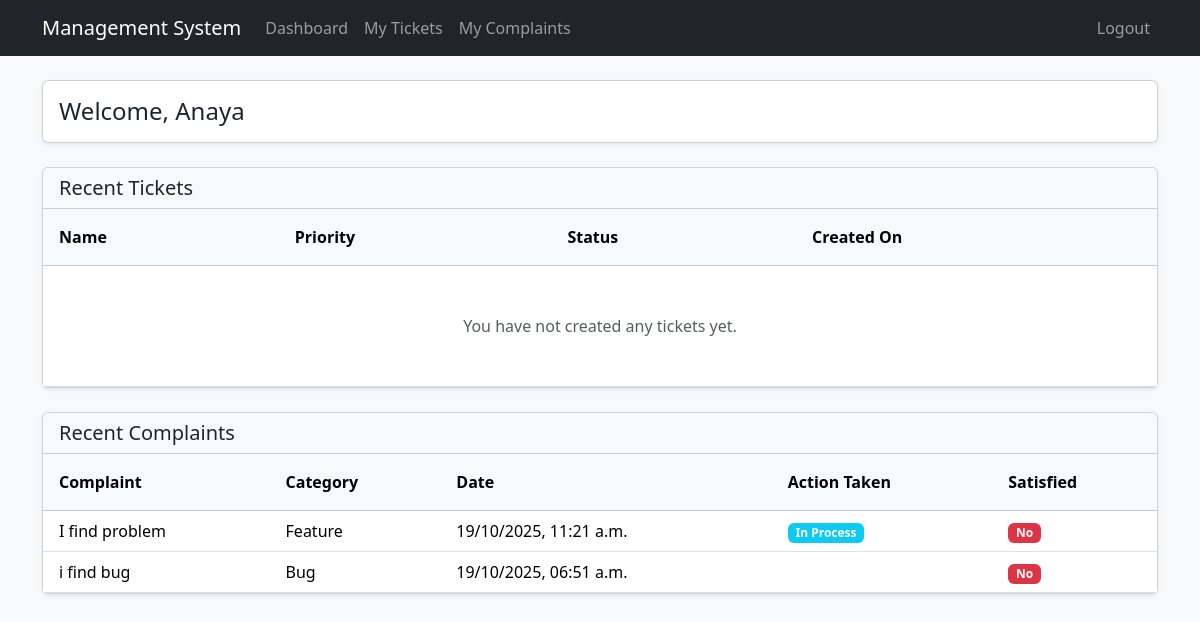
The page / (signed in) on the database its author committed.
### complaints/models.py (models this page shows, shortened)
class Complaint(models.Model):
    CATEGORY_CHOICES = [
        ('Bug', 'Bug Report'),
        ('Feature', 'Feature Request'),
        ('General', 'General Feedback'),
        ('Other', 'Other'),
    ]
    STATUS_CHOICES = [
        ('Pending', 'Pending'),
        ('In Process', 'In Process'),
        ('Solved', 'Solved'),
        ('Closed', 'Closed'),
    ]
    user = models.ForeignKey(User, on_delete=models.CASCADE, related_name='complaints')
    title = models.CharField(max_length=200)
    category = models.CharField(max_length=20, choices=CATEGORY_CHOICES)
    description = models.TextField()
    status = models.CharField(max_length=20, choices=STATUS_CHOICES, default='Pending')
    created_at = models.DateTimeField(auto_now_add=True)
    satisfied = models.BooleanField(default=None, null=True, blank=True)
    assigned_to = models.ForeignKey(
        User,
        on_delete=models.SET_NULL,
        null=True,
        blank=True,
        related_name='assigned_complaints',
        limit_choices_to={'is_staff': True}
    )

### tickets/views.py (the view)
# urls.py: path('', views.dashboard, name='dashboard'),
@login_required
def dashboard(request):
    tickets = Ticket.objects.filter(user=request.user).order_by('-created_at')
    complaints = Complaint.objects.filter(user=request.user).order_by('-created_at')
    context = {
        'tickets': tickets,
        'complaints': complaints,
    }
    return render(request, 'dashboard.html', context)

### templates/dashboard.html (shortened to what this page needs)
{% extends 'base.html' %}
{% block content  %}
<div class="card shadow-sm mb-4">
    <div class="card-body">
        <h1 class="h4 mb-0">Welcome, {{ user.username }}</h1>
    </div>
</div>
<div class="card shadow-sm mb-4">
    <div class="card-header bg-light">
        <h2 class="h5 mb-0">Recent Tickets</h2>
    </div>
    <div class="card-body p-0">
        <div class="table-responsive">
            <table class="table table-hover align-middle mb-0">
              <thead class="table-light">
                <tr>
                  <th class="py-3 px-3">Name</th>
                  <th class="py-3 px-3">Priority</th>
                  <th class="py-3 px-3">Status</th>
                  <th class="py-3 px-3">Created On</th>
                </tr>
              </thead>
              <tbody>
                {% for ticket in tickets|slice:"5" %}
                <tr>
                  <td class="fw-bold px-3">{{ ticket.name }}</td>
                  <td class="px-3">{{ ticket.priority }}</td>
                  <td class="px-3">
                    <span class="badge
                      {% if ticket.status == 'Pending' %} bg-success
                      {% elif ticket.status == 'Accepted' %} bg-success
                      {% elif ticket.status == 'Rejected' %} bg-danger {% endif %}">
                      {{ ticket.status }}
                    </span>
                  </td>
                  <td class="px-3">{{ ticket.created_at|date:"F d, Y" }}</td>
                </tr>
                {% empty %}
                <tr>
                  <td colspan="4" class="text-center text-muted py-5">You have not created any tickets yet.</td>
                </tr>
                {% endfor %}
              </tbody>
            </table>
        </div>
    </div>
</div>
<div class="card shadow-sm">
    <div class="card-header bg-light">
        <h2 class="h5 mb-0">Recent Complaints</h2>
    </div>
    <div class="card-body p-0">
        <div class="table-responsive">
            <table class="table table-hover align-middle mb-0">
              <thead class="table-light">
                <tr>
                  <th class="py-3 px-3">Complaint</th>
                  <th class="py-3 px-3">Category</th>
                  <th class="py-3 px-3">Date</th>
                  <th class="py-3 px-3">Action Taken</th>
                  <th class="py-3 px-3">Satisfied</th>
                </tr>
              </thead>
              <tbody>
                {% for complaint in complaints|slice:"5" %}
                <tr>
                  <td class="px-3">{{ complaint.description|truncatewords:5 }}</td>
                  <td class="px-3">{{ complaint.category }}</td>
                  <td class="px-3">{{ complaint.created_at|date:"d/m/Y, h:i a" }}</td>
                  <td class="px-3">
                    <span class="badge
                      {% if complaint.status == 'Not Taken' %} bg-warning text-dark
                      {% elif complaint.status == 'In Process' %} bg-info
                      {% elif complaint.status == 'Solved' %} bg-success
                      {% elif complaint.status == 'Closed' %} bg-secondary {% endif %}">
                      {{ complaint.status }}
                    </span>
                  </td>
                  <td class="px-3">
                    {% if complaint.satisfied %}
                      <span class="badge bg-success">Yes</span>
                    {% else %}
                      <span class="badge bg-danger">No</span>
                    {% endif %}
                  </td>
                </tr>
                {% empty %}
                <tr>
                  <td colspan="5" class="text-center text-muted py-5">You have not filed any complaints yet.</td>
                </tr>
                {% endfor %}
              </tbody>
            </table>
        </div>
    </div>
</div>
{% endblock %}

### rows shown on the page
Complaint: description "I find problem", category "Feature", created_at "19/10/2025, 11:21 a.m.", status "In Process", satisfied "No"
Complaint: description "i find bug", category "Bug", created_at "19/10/2025, 06:51 a.m.", shows "No"

### other values the page prints
{{ user.username }} "Anaya"
